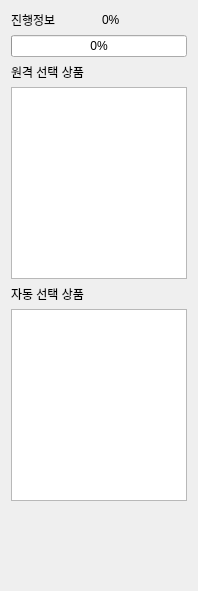
               <widget class="QWidget" name="scrollAreaWidgetContents">
                <property name="geometry">
                 <rect>
                  <x>0</x>
                  <y>0</y>
                  <width>198</width>
                  <height>591</height>
                 </rect>
                </property>
                <layout class="QVBoxLayout" name="verticalLayout_11">
                 <item>
                  <layout class="QHBoxLayout" name="horizontalLayout_8">
                   <property name="topMargin">
                    <number>0</number>
                   </property>
                   <item>
                    <widget class="QLabel" name="label_15">
                     <property name="text">
                      <string>진행정보</string>
                     </property>
                    </widget>
                   </item>
                   <item>
                    <widget class="QLabel" name="text_progress">
                     <property name="text">
                      <string>0%</string>
                     </property>
                    </widget>
                   </item>
                  </layout>
                 </item>
                 <item>
                  <widget class="QProgressBar" name="shop_progressBar">
                   <property name="value">
                    <number>0</number>
                   </property>
                  </widget>
                 </item>
                 <item>
                  <widget class="QLabel" name="label_3">
                   <property name="text">
                    <string>원격 선택 상품</string>
                   </property>
                  </widget>
                 </item>
                 <item>
                  <widget class="QListWidget" name="widget_remote_select_list"/>
                 </item>
                 <item>
                  <widget class="QLabel" name="label_14">
                   <property name="text">
                    <string>자동 선택 상품</string>
                   </property>
                  </widget>
                 </item>
                 <item>
                  <widget class="QListWidget" name="widget_auto_select_list"/>
                 </item>
                 <item>
                  <spacer name="verticalSpacer">
                   <property name="orientation">
                    <enum>Qt::Vertical</enum>
                   </property>
                   <property name="sizeHint" stdset="0">
                    <size>
                     <width>20</width>
                     <height>40</height>
                    </size>
                   </property>
                  </spacer>
                 </item>
                </layout>
               </widget>
